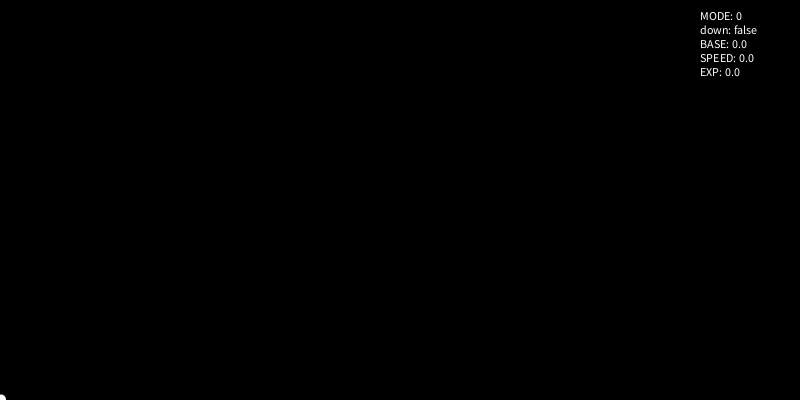
Frame 1 (no input)
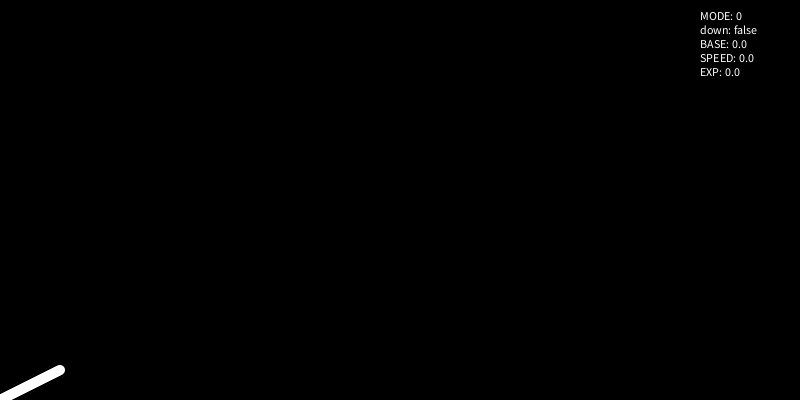
Frame 60 (the mouse pressed at the canvas centre just before this capture)
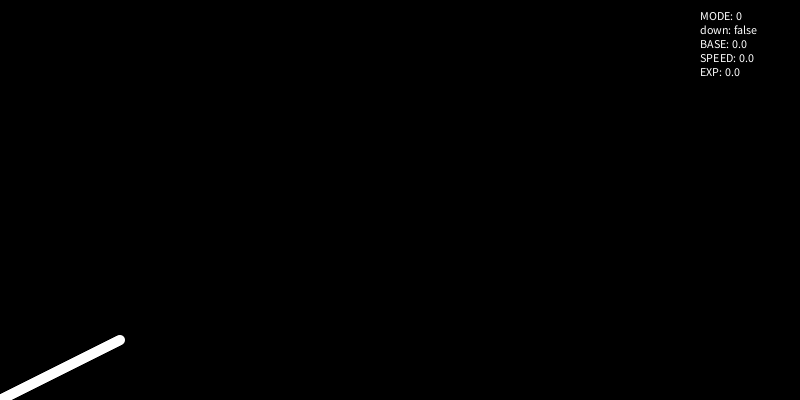
Frame 120 (the mouse held since frame 60 and released just before this capture)

The Processing sketch that drew these frames (run headless with seeded random() and noise(); from frame 60 on, the mouse is pressed at the canvas centre):

// Processing sketch: curves
// ── curves.pde

// exp controls how steep the spike is
// bspeed controls how long it takes to spike
float x, y;
float base, speed, exp;

int mode = 0;
int modes = 4;

boolean down;

void setup() {
  size(800, 400);
  reset();
}

void draw() {
  x++;
  float value = curv();
  y = down ? value : height-value;
  noStroke(); 
  fill(255);
  ellipse(x, y, 10, 10);
  label();
}

float curv() {
  switch(mode) {
  case 1:
    return exponential();
  case 2:
    return logarithmic();
  case 3:
    return bounce();
  default:
    return linear();
  }
}

void label() {
  String label = "MODE: " + mode + "\ndown: " + down + "\nBASE: " + base + "\nSPEED: " + speed + "\nEXP: " + exp;
  int tw = 100;
  fill(0);
  rect(width-tw, 0, tw, 120);
  fill(255);
  textAlign(LEFT);
  text(label, width-tw, 20);
}

float linear() {
  float m = (float)height/(float)width;
  return m*x;
}

float exponential() {
  base+=speed;
  return pow(base, exp);
}

float logarithmic() {
  exp+=speed;
  return log(exp)*50;
}

float bounce() {
  base = sin(x*0.1)*200 + 200;
  return log(base)*50;
}

void reset() {
  background(0);
  x = 0;
  base = 0;

  switch(mode) {
  case 1:
    speed = 0.005;
    exp = 20;
    break;
  case 2:
    exp = 0;
    speed = 1;
    break;
  case 3:
    speed = 0.01;
    exp = 20;
    break;
  }
}


void keyPressed() {
  
    switch(keyCode) {
    case RIGHT:
      mode++;
      break;
    case LEFT:
      mode--;
      break;
    case UP:
      down = false;
      break;
    case DOWN:
      down = true;
      break;
    }

    if (mode >= modes || mode < 0) {
      mode = (modes + abs(mode))%modes;
    }

    reset();
    
}
